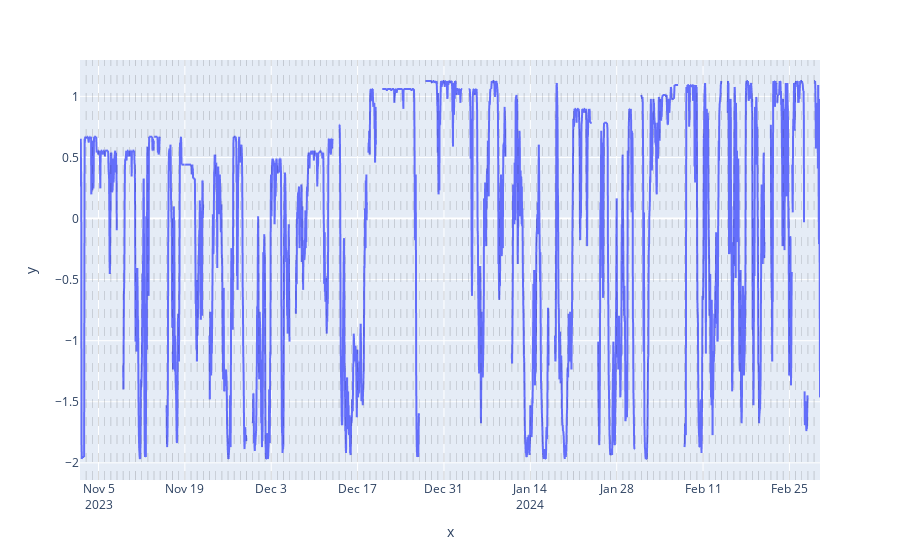

Notebook code for this chart:
### Code cell
# Instanciate the NormalScaler
norm_scaler = NormalScalerTs()

# Fit and normalize
gen_data_dt_norm = norm_scaler.fit_transform(gen_data_dt_peeled)

# Plot
plot_time_serie(gen_data_dt_norm,
                "",
                "value",
                dt_index = True)

### Figure 1 — Plotly figure (JSON) as saved in the notebook; plotly's stock layout.template omitted (floating-point values rounded to 4 significant figures; data arrays with more than 128 entries replaced by an {"elided": "..."} marker saying what was removed)
{"data": [{"hovertemplate": "x=%{x}<br>y=%{y}<extra></extra>", "legendgroup": "", "line": {"color": "#636efa", "dash": "solid"}, "marker": {"symbol": "circle"}, "mode": "lines", "name": "", "showlegend": false, "type": "scattergl", "x": {"elided": "2880 str values"}, "xaxis": "x", "y": {"elided": "2880 float values"}, "yaxis": "y"}], "layout": {"legend": {"tracegroupgap": 0}, "margin": {"t": 60}, "shapes": [{"line": {"color": "black", "dash": "dash", "width": 0.5}, "opacity": 0.3, "type": "line", "x0": "2023-11-03T00:00:00", "x1": "2023-11-03T00:00:00", "xref": "x", "y0": 0, "y1": 1, "yref": "y domain"}, {"line": {"color": "black", "dash": "dash", "width": 0.5}, "opacity": 0.3, "type": "line", "x0": "2023-11-04T00:00:00", "x1": "2023-11-04T00:00:00", "xref": "x", "y0": 0, "y1": 1, "yref": "y domain"}, {"line": {"color": "black", "dash": "dash", "width": 0.5}, "opacity": 0.3, "type": "line", "x0": "2023-11-05T00:00:00", "x1": "2023-11-05T00:00:00", "xref": "x", "y0": 0, "y1": 1, "yref": "y domain"}, {"line": {"color": "black", "dash": "dash", "width": 0.5}, "opacity": 0.3, "type": "line", "x0": "2023-11-06T00:00:00", "x1": "2023-11-06T00:00:00", "xref": "x", "y0": 0, "y1": 1, "yref": "y domain"}, {"line": {"color": "black", "dash": "dash", "width": 0.5}, "opacity": 0.3, "type": "line", "x0": "2023-11-07T00:00:00", "x1": "2023-11-07T00:00:00", "xref": "x", "y0": 0, "y1": 1, "yref": "y domain"}, {"line": {"color": "black", "dash": "dash", "width": 0.5}, "opacity": 0.3, "type": "line", "x0": "2023-11-08T00:00:00", "x1": "2023-11-08T00:00:00", "xref": "x", "y0": 0, "y1": 1, "yref": "y domain"}, {"line": {"color": "black", "dash": "dash", "width": 0.5}, "opacity": 0.3, "type": "line", "x0": "2023-11-09T00:00:00", "x1": "2023-11-09T00:00:00", "xref": "x", "y0": 0, "y1": 1, "yref": "y domain"}, {"line": {"color": "black", "dash": "dash", "width": 0.5}, "opacity": 0.3, "type": "line", "x0": "2023-11-10T00:00:00", "x1": "2023-11-10T00:00:00", "xref": "x", "y0": 0, "y1": 1, "yref": "y domain"}, {"line": {"color": "black", "dash": "dash", "width": 0.5}, "opacity": 0.3, "type": "line", "x0": "2023-11-11T00:00:00", "x1": "2023-11-11T00:00:00", "xref": "x", "y0": 0, "y1": 1, "yref": "y domain"}, {"line": {"color": "black", "dash": "dash", "width": 0.5}, "opacity": 0.3, "type": "line", "x0": "2023-11-12T00:00:00", "x1": "2023-11-12T00:00:00", "xref": "x", "y0": 0, "y1": 1, "yref": "y domain"}, {"line": {"color": "black", "dash": "dash", "width": 0.5}, "opacity": 0.3, "type": "line", "x0": "2023-11-13T00:00:00", "x1": "2023-11-13T00:00:00", "xref": "x", "y0": 0, "y1": 1, "yref": "y domain"}, {"line": {"color": "black", "dash": "dash", "width": 0.5}, "opacity": 0.3, "type": "line", "x0": "2023-11-14T00:00:00", "x1": "2023-11-14T00:00:00", "xref": "x", "y0": 0, "y1": 1, "yref": "y domain"}, {"line": {"color": "black", "dash": "dash", "width": 0.5}, "opacity": 0.3, "type": "line", "x0": "2023-11-15T00:00:00", "x1": "2023-11-15T00:00:00", "xref": "x", "y0": 0, "y1": 1, "yref": "y domain"}, {"line": {"color": "black", "dash": "dash", "width": 0.5}, "opacity": 0.3, "type": "line", "x0": "2023-11-16T00:00:00", "x1": "2023-11-16T00:00:00", "xref": "x", "y0": 0, "y1": 1, "yref": "y domain"}, {"line": {"color": "black", "dash": "dash", "width": 0.5}, "opacity": 0.3, "type": "line", "x0": "2023-11-17T00:00:00", "x1": "2023-11-17T00:00:00", "xref": "x", "y0": 0, "y1": 1, "yref": "y domain"}, {"line": {"color": "black", "dash": "dash", "width": 0.5}, "opacity": 0.3, "type": "line", "x0": "2023-11-18T00:00:00", "x1": "2023-11-18T00:00:00", "xref": "x", "y0": 0, "y1": 1, "yref": "y domain"}, {"line": {"color": "black", "dash": "dash", "width": 0.5}, "opacity": 0.3, "type": "line", "x0": "2023-11-19T00:00:00", "x1": "2023-11-19T00:00:00", "xref": "x", "y0": 0, "y1": 1, "yref": "y domain"}, {"line": {"color": "black", "dash": "dash", "width": 0.5}, "opacity": 0.3, "type": "line", "x0": "2023-11-20T00:00:00", "x1": "2023-11-20T00:00:00", "xref": "x", "y0": 0, "y1": 1, "yref": "y domain"}, {"line": {"color": "black", "dash": "dash", "width": 0.5}, "opacity": 0.3, "type": "line", "x0": "2023-11-21T00:00:00", "x1": "2023-11-21T00:00:00", "xref": "x", "y0": 0, "y1": 1, "yref": "y domain"}, {"line": {"color": "black", "dash": "dash", "width": 0.5}, "opacity": 0.3, "type": "line", "x0": "2023-11-22T00:00:00", "x1": "2023-11-22T00:00:00", "xref": "x", "y0": 0, "y1": 1, "yref": "y domain"}, {"line": {"color": "black", "dash": "dash", "width": 0.5}, "opacity": 0.3, "type": "line", "x0": "2023-11-23T00:00:00", "x1": "2023-11-23T00:00:00", "xref": "x", "y0": 0, "y1": 1, "yref": "y domain"}, {"line": {"color": "black", "dash": "dash", "width": 0.5}, "opacity": 0.3, "type": "line", "x0": "2023-11-24T00:00:00", "x1": "2023-11-24T00:00:00", "xref": "x", "y0": 0, "y1": 1, "yref": "y domain"}, {"line": {"color": "black", "dash": "dash", "width": 0.5}, "opacity": 0.3, "type": "line", "x0": "2023-11-25T00:00:00", "x1": "2023-11-25T00:00:00", "xref": "x", "y0": 0, "y1": 1, "yref": "y domain"}, {"line": {"color": "black", "dash": "dash", "width": 0.5}, "opacity": 0.3, "type": "line", "x0": "2023-11-26T00:00:00", "x1": "2023-11-26T00:00:00", "xref": "x", "y0": 0, "y1": 1, "yref": "y domain"}, {"line": {"color": "black", "dash": "dash", "width": 0.5}, "opacity": 0.3, "type": "line", "x0": "2023-11-27T00:00:00", "x1": "2023-11-27T00:00:00", "xref": "x", "y0": 0, "y1": 1, "yref": "y domain"}, {"line": {"color": "black", "dash": "dash", "width": 0.5}, "opacity": 0.3, "type": "line", "x0": "2023-11-28T00:00:00", "x1": "2023-11-28T00:00:00", "xref": "x", "y0": 0, "y1": 1, "yref": "y domain"}, {"line": {"color": "black", "dash": "dash", "width": 0.5}, "opacity": 0.3, "type": "line", "x0": "2023-11-29T00:00:00", "x1": "2023-11-29T00:00:00", "xref": "x", "y0": 0, "y1": 1, "yref": "y domain"}, {"line": {"color": "black", "dash": "dash", "width": 0.5}, "opacity": 0.3, "type": "line", "x0": "2023-11-30T00:00:00", "x1": "2023-11-30T00:00:00", "xref": "x", "y0": 0, "y1": 1, "yref": "y domain"}, {"line": {"color": "black", "dash": "dash", "width": 0.5}, "opacity": 0.3, "type": "line", "x0": "2023-12-01T00:00:00", "x1": "2023-12-01T00:00:00", "xref": "x", "y0": 0, "y1": 1, "yref": "y domain"}, {"line": {"color": "black", "dash": "dash", "width": 0.5}, "opacity": 0.3, "type": "line", "x0": "2023-12-02T00:00:00", "x1": "2023-12-02T00:00:00", "xref": "x", "y0": 0, "y1": 1, "yref": "y domain"}, {"line": {"color": "black", "dash": "dash", "width": 0.5}, "opacity": 0.3, "type": "line", "x0": "2023-12-03T00:00:00", "x1": "2023-12-03T00:00:00", "xref": "x", "y0": 0, "y1": 1, "yref": "y domain"}, {"line": {"color": "black", "dash": "dash", "width": 0.5}, "opacity": 0.3, "type": "line", "x0": "2023-12-04T00:00:00", "x1": "2023-12-04T00:00:00", "xref": "x", "y0": 0, "y1": 1, "yref": "y domain"}, {"line": {"color": "black", "dash": "dash", "width": 0.5}, "opacity": 0.3, "type": "line", "x0": "2023-12-05T00:00:00", "x1": "2023-12-05T00:00:00", "xref": "x", "y0": 0, "y1": 1, "yref": "y domain"}, {"line": {"color": "black", "dash": "dash", "width": 0.5}, "opacity": 0.3, "type": "line", "x0": "2023-12-06T00:00:00", "x1": "2023-12-06T00:00:00", "xref": "x", "y0": 0, "y1": 1, "yref": "y domain"}, {"line": {"color": "black", "dash": "dash", "width": 0.5}, "opacity": 0.3, "type": "line", "x0": "2023-12-07T00:00:00", "x1": "2023-12-07T00:00:00", "xref": "x", "y0": 0, "y1": 1, "yref": "y domain"}, {"line": {"color": "black", "dash": "dash", "width": 0.5}, "opacity": 0.3, "type": "line", "x0": "2023-12-08T00:00:00", "x1": "2023-12-08T00:00:00", "xref": "x", "y0": 0, "y1": 1, "yref": "y domain"}, {"line": {"color": "black", "dash": "dash", "width": 0.5}, "opacity": 0.3, "type": "line", "x0": "2023-12-09T00:00:00", "x1": "2023-12-09T00:00:00", "xref": "x", "y0": 0, "y1": 1, "yref": "y domain"}, {"line": {"color": "black", "dash": "dash", "width": 0.5}, "opacity": 0.3, "type": "line", "x0": "2023-12-10T00:00:00", "x1": "2023-12-10T00:00:00", "xref": "x", "y0": 0, "y1": 1, "yref": "y domain"}, {"line": {"color": "black", "dash": "dash", "width": 0.5}, "opacity": 0.3, "type": "line", "x0": "2023-12-11T00:00:00", "x1": "2023-12-11T00:00:00", "xref": "x", "y0": 0, "y1": 1, "yref": "y domain"}, {"line": {"color": "black", "dash": "dash", "width": 0.5}, "opacity": 0.3, "type": "line", "x0": "2023-12-12T00:00:00", "x1": "2023-12-12T00:00:00", "xref": "x", "y0": 0, "y1": 1, "yref": "y domain"}, {"line": {"color": "black", "dash": "dash", "width": 0.5}, "opacity": 0.3, "type": "line", "x0": "2023-12-13T00:00:00", "x1": "2023-12-13T00:00:00", "xref": "x", "y0": 0, "y1": 1, "yref": "y domain"}, {"line": {"color": "black", "dash": "dash", "width": 0.5}, "opacity": 0.3, "type": "line", "x0": "2023-12-14T00:00:00", "x1": "2023-12-14T00:00:00", "xref": "x", "y0": 0, "y1": 1, "yref": "y domain"}, {"line": {"color": "black", "dash": "dash", "width": 0.5}, "opacity": 0.3, "type": "line", "x0": "2023-12-15T00:00:00", "x1": "2023-12-15T00:00:00", "xref": "x", "y0": 0, "y1": 1, "yref": "y domain"}, {"line": {"color": "black", "dash": "dash", "width": 0.5}, "opacity": 0.3, "type": "line", "x0": "2023-12-16T00:00:00", "x1": "2023-12-16T00:00:00", "xref": "x", "y0": 0, "y1": 1, "yref": "y domain"}, {"line": {"color": "black", "dash": "dash", "width": 0.5}, "opacity": 0.3, "type": "line", "x0": "2023-12-17T00:00:00", "x1": "2023-12-17T00:00:00", "xref": "x", "y0": 0, "y1": 1, "yref": "y domain"}, {"line": {"color": "black", "dash": "dash", "width": 0.5}, "opacity": 0.3, "type": "line", "x0": "2023-12-18T00:00:00", "x1": "2023-12-18T00:00:00", "xref": "x", "y0": 0, "y1": 1, "yref": "y domain"}, {"line": {"color": "black", "dash": "dash", "width": 0.5}, "opacity": 0.3, "type": "line", "x0": "2023-12-19T00:00:00", "x1": "2023-12-19T00:00:00", "xref": "x", "y0": 0, "y1": 1, "yref": "y domain"}, {"line": {"color": "black", "dash": "dash", "width": 0.5}, "opacity": 0.3, "type": "line", "x0": "2023-12-20T00:00:00", "x1": "2023-12-20T00:00:00", "xref": "x", "y0": 0, "y1": 1, "yref": "y domain"}, {"line": {"color": "black", "dash": "dash", "width": 0.5}, "opacity": 0.3, "type": "line", "x0": "2023-12-21T00:00:00", "x1": "2023-12-21T00:00:00", "xref": "x", "y0": 0, "y1": 1, "yref": "y domain"}, {"line": {"color": "black", "dash": "dash", "width": 0.5}, "opacity": 0.3, "type": "line", "x0": "2023-12-22T00:00:00", "x1": "2023-12-22T00:00:00", "xref": "x", "y0": 0, "y1": 1, "yref": "y domain"}, {"line": {"color": "black", "dash": "dash", "width": 0.5}, "opacity": 0.3, "type": "line", "x0": "2023-12-23T00:00:00", "x1": "2023-12-23T00:00:00", "xref": "x", "y0": 0, "y1": 1, "yref": "y domain"}, {"line": {"color": "black", "dash": "dash", "width": 0.5}, "opacity": 0.3, "type": "line", "x0": "2023-12-24T00:00:00", "x1": "2023-12-24T00:00:00", "xref": "x", "y0": 0, "y1": 1, "yref": "y domain"}, {"line": {"color": "black", "dash": "dash", "width": 0.5}, "opacity": 0.3, "type": "line", "x0": "2023-12-25T00:00:00", "x1": "2023-12-25T00:00:00", "xref": "x", "y0": 0, "y1": 1, "yref": "y domain"}, {"line": {"color": "black", "dash": "dash", "width": 0.5}, "opacity": 0.3, "type": "line", "x0": "2023-12-26T00:00:00", "x1": "2023-12-26T00:00:00", "xref": "x", "y0": 0, "y1": 1, "yref": "y domain"}, {"line": {"color": "black", "dash": "dash", "width": 0.5}, "opacity": 0.3, "type": "line", "x0": "2023-12-27T00:00:00", "x1": "2023-12-27T00:00:00", "xref": "x", "y0": 0, "y1": 1, "yref": "y domain"}, {"line": {"color": "black", "dash": "dash", "width": 0.5}, "opacity": 0.3, "type": "line", "x0": "2023-12-28T00:00:00", "x1": "2023-12-28T00:00:00", "xref": "x", "y0": 0, "y1": 1, "yref": "y domain"}, {"line": {"color": "black", "dash": "dash", "width": 0.5}, "opacity": 0.3, "type": "line", "x0": "2023-12-29T00:00:00", "x1": "2023-12-29T00:00:00", "xref": "x", "y0": 0, "y1": 1, "yref": "y domain"}, {"line": {"color": "black", "dash": "dash", "width": 0.5}, "opacity": 0.3, "type": "line", "x0": "2023-12-30T00:00:00", "x1": "2023-12-30T00:00:00", "xref": "x", "y0": 0, "y1": 1, "yref": "y domain"}, {"line": {"color": "black", "dash": "dash", "width": 0.5}, "opacity": 0.3, "type": "line", "x0": "2023-12-31T00:00:00", "x1": "2023-12-31T00:00:00", "xref": "x", "y0": 0, "y1": 1, "yref": "y domain"}, {"line": {"color": "black", "dash": "dash", "width": 0.5}, "opacity": 0.3, "type": "line", "x0": "2024-01-01T00:00:00", "x1": "2024-01-01T00:00:00", "xref": "x", "y0": 0, "y1": 1, "yref": "y domain"}, {"line": {"color": "black", "dash": "dash", "width": 0.5}, "opacity": 0.3, "type": "line", "x0": "2024-01-02T00:00:00", "x1": "2024-01-02T00:00:00", "xref": "x", "y0": 0, "y1": 1, "yref": "y domain"}, {"line": {"color": "black", "dash": "dash", "width": 0.5}, "opacity": 0.3, "type": "line", "x0": "2024-01-03T00:00:00", "x1": "2024-01-03T00:00:00", "xref": "x", "y0": 0, "y1": 1, "yref": "y domain"}, {"line": {"color": "black", "dash": "dash", "width": 0.5}, "opacity": 0.3, "type": "line", "x0": "2024-01-04T00:00:00", "x1": "2024-01-04T00:00:00", "xref": "x", "y0": 0, "y1": 1, "yref": "y domain"}, {"line": {"color": "black", "dash": "dash", "width": 0.5}, "opacity": 0.3, "type": "line", "x0": "2024-01-05T00:00:00", "x1": "2024-01-05T00:00:00", "xref": "x", "y0": 0, "y1": 1, "yref": "y domain"}, {"line": {"color": "black", "dash": "dash", "width": 0.5}, "opacity": 0.3, "type": "line", "x0": "2024-01-06T00:00:00", "x1": "2024-01-06T00:00:00", "xref": "x", "y0": 0, "y1": 1, "yref": "y domain"}, {"line": {"color": "black", "dash": "dash", "width": 0.5}, "opacity": 0.3, "type": "line", "x0": "2024-01-07T00:00:00", "x1": "2024-01-07T00:00:00", "xref": "x", "y0": 0, "y1": 1, "yref": "y domain"}, {"line": {"color": "black", "dash": "dash", "width": 0.5}, "opacity": 0.3, "type": "line", "x0": "2024-01-08T00:00:00", "x1": "2024-01-08T00:00:00", "xref": "x", "y0": 0, "y1": 1, "yref": "y domain"}, {"line": {"color": "black", "dash": "dash", "width": 0.5}, "opacity": 0.3, "type": "line", "x0": "2024-01-09T00:00:00", "x1": "2024-01-09T00:00:00", "xref": "x", "y0": 0, "y1": 1, "yref": "y domain"}, {"line": {"color": "black", "dash": "dash", "width": 0.5}, "opacity": 0.3, "type": "line", "x0": "2024-01-10T00:00:00", "x1": "2024-01-10T00:00:00", "xref": "x", "y0": 0, "y1": 1, "yref": "y domain"}, {"line": {"color": "black", "dash": "dash", "width": 0.5}, "opacity": 0.3, "type": "line", "x0": "2024-01-11T00:00:00", "x1": "2024-01-11T00:00:00", "xref": "x", "y0": 0, "y1": 1, "yref": "y domain"}, {"line": {"color": "black", "dash": "dash", "width": 0.5}, "opacity": 0.3, "type": "line", "x0": "2024-01-12T00:00:00", "x1": "2024-01-12T00:00:00", "xref": "x", "y0": 0, "y1": 1, "yref": "y domain"}, {"line": {"color": "black", "dash": "dash", "width": 0.5}, "opacity": 0.3, "type": "line", "x0": "2024-01-13T00:00:00", "x1": "2024-01-13T00:00:00", "xref": "x", "y0": 0, "y1": 1, "yref": "y domain"}, {"line": {"color": "black", "dash": "dash", "width": 0.5}, "opacity": 0.3, "type": "line", "x0": "2024-01-14T00:00:00", "x1": "2024-01-14T00:00:00", "xref": "x", "y0": 0, "y1": 1, "yref": "y domain"}, {"line": {"color": "black", "dash": "dash", "width": 0.5}, "opacity": 0.3, "type": "line", "x0": "2024-01-15T00:00:00", "x1": "2024-01-15T00:00:00", "xref": "x", "y0": 0, "y1": 1, "yref": "y domain"}, {"line": {"color": "black", "dash": "dash", "width": 0.5}, "opacity": 0.3, "type": "line", "x0": "2024-01-16T00:00:00", "x1": "2024-01-16T00:00:00", "xref": "x", "y0": 0, "y1": 1, "yref": "y domain"}, {"line": {"color": "black", "dash": "dash", "width": 0.5}, "opacity": 0.3, "type": "line", "x0": "2024-01-17T00:00:00", "x1": "2024-01-17T00:00:00", "xref": "x", "y0": 0, "y1": 1, "yref": "y domain"}, {"line": {"color": "black", "dash": "dash", "width": 0.5}, "opacity": 0.3, "type": "line", "x0": "2024-01-18T00:00:00", "x1": "2024-01-18T00:00:00", "xref": "x", "y0": 0, "y1": 1, "yref": "y domain"}, {"line": {"color": "black", "dash": "dash", "width": 0.5}, "opacity": 0.3, "type": "line", "x0": "2024-01-19T00:00:00", "x1": "2024-01-19T00:00:00", "xref": "x", "y0": 0, "y1": 1, "yref": "y domain"}, {"line": {"color": "black", "dash": "dash", "width": 0.5}, "opacity": 0.3, "type": "line", "x0": "2024-01-20T00:00:00", "x1": "2024-01-20T00:00:00", "xref": "x", "y0": 0, "y1": 1, "yref": "y domain"}, {"line": {"color": "black", "dash": "dash", "width": 0.5}, "opacity": 0.3, "type": "line", "x0": "2024-01-21T00:00:00", "x1": "2024-01-21T00:00:00", "xref": "x", "y0": 0, "y1": 1, "yref": "y domain"}, {"line": {"color": "black", "dash": "dash", "width": 0.5}, "opacity": 0.3, "type": "line", "x0": "2024-01-22T00:00:00", "x1": "2024-01-22T00:00:00", "xref": "x", "y0": 0, "y1": 1, "yref": "y domain"}, {"line": {"color": "black", "dash": "dash", "width": 0.5}, "opacity": 0.3, "type": "line", "x0": "2024-01-23T00:00:00", "x1": "2024-01-23T00:00:00", "xref": "x", "y0": 0, "y1": 1, "yref": "y domain"}, {"line": {"color": "black", "dash": "dash", "width": 0.5}, "opacity": 0.3, "type": "line", "x0": "2024-01-24T00:00:00", "x1": "2024-01-24T00:00:00", "xref": "x", "y0": 0, "y1": 1, "yref": "y domain"}, {"line": {"color": "black", "dash": "dash", "width": 0.5}, "opacity": 0.3, "type": "line", "x0": "2024-01-25T00:00:00", "x1": "2024-01-25T00:00:00", "xref": "x", "y0": 0, "y1": 1, "yref": "y domain"}, {"line": {"color": "black", "dash": "dash", "width": 0.5}, "opacity": 0.3, "type": "line", "x0": "2024-01-26T00:00:00", "x1": "2024-01-26T00:00:00", "xref": "x", "y0": 0, "y1": 1, "yref": "y domain"}, {"line": {"color": "black", "dash": "dash", "width": 0.5}, "opacity": 0.3, "type": "line", "x0": "2024-01-27T00:00:00", "x1": "2024-01-27T00:00:00", "xref": "x", "y0": 0, "y1": 1, "yref": "y domain"}, {"line": {"color": "black", "dash": "dash", "width": 0.5}, "opacity": 0.3, "type": "line", "x0": "2024-01-28T00:00:00", "x1": "2024-01-28T00:00:00", "xref": "x", "y0": 0, "y1": 1, "yref": "y domain"}, {"line": {"color": "black", "dash": "dash", "width": 0.5}, "opacity": 0.3, "type": "line", "x0": "2024-01-29T00:00:00", "x1": "2024-01-29T00:00:00", "xref": "x", "y0": 0, "y1": 1, "yref": "y domain"}, {"line": {"color": "black", "dash": "dash", "width": 0.5}, "opacity": 0.3, "type": "line", "x0": "2024-01-30T00:00:00", "x1": "2024-01-30T00:00:00", "xref": "x", "y0": 0, "y1": 1, "yref": "y domain"}, {"line": {"color": "black", "dash": "dash", "width": 0.5}, "opacity": 0.3, "type": "line", "x0": "2024-01-31T00:00:00", "x1": "2024-01-31T00:00:00", "xref": "x", "y0": 0, "y1": 1, "yref": "y domain"}, {"line": {"color": "black", "dash": "dash", "width": 0.5}, "opacity": 0.3, "type": "line", "x0": "2024-02-01T00:00:00", "x1": "2024-02-01T00:00:00", "xref": "x", "y0": 0, "y1": 1, "yref": "y domain"}, {"line": {"color": "black", "dash": "dash", "width": 0.5}, "opacity": 0.3, "type": "line", "x0": "2024-02-02T00:00:00", "x1": "2024-02-02T00:00:00", "xref": "x", "y0": 0, "y1": 1, "yref": "y domain"}, {"line": {"color": "black", "dash": "dash", "width": 0.5}, "opacity": 0.3, "type": "line", "x0": "2024-02-03T00:00:00", "x1": "2024-02-03T00:00:00", "xref": "x", "y0": 0, "y1": 1, "yref": "y domain"}, {"line": {"color": "black", "dash": "dash", "width": 0.5}, "opacity": 0.3, "type": "line", "x0": "2024-02-04T00:00:00", "x1": "2024-02-04T00:00:00", "xref": "x", "y0": 0, "y1": 1, "yref": "y domain"}, {"line": {"color": "black", "dash": "dash", "width": 0.5}, "opacity": 0.3, "type": "line", "x0": "2024-02-05T00:00:00", "x1": "2024-02-05T00:00:00", "xref": "x", "y0": 0, "y1": 1, "yref": "y domain"}, {"line": {"color": "black", "dash": "dash", "width": 0.5}, "opacity": 0.3, "type": "line", "x0": "2024-02-06T00:00:00", "x1": "2024-02-06T00:00:00", "xref": "x", "y0": 0, "y1": 1, "yref": "y domain"}, {"line": {"color": "black", "dash": "dash", "width": 0.5}, "opacity": 0.3, "type": "line", "x0": "2024-02-07T00:00:00", "x1": "2024-02-07T00:00:00", "xref": "x", "y0": 0, "y1": 1, "yref": "y domain"}, {"line": {"color": "black", "dash": "dash", "width": 0.5}, "opacity": 0.3, "type": "line", "x0": "2024-02-08T00:00:00", "x1": "2024-02-08T00:00:00", "xref": "x", "y0": 0, "y1": 1, "yref": "y domain"}, {"line": {"color": "black", "dash": "dash", "width": 0.5}, "opacity": 0.3, "type": "line", "x0": "2024-02-09T00:00:00", "x1": "2024-02-09T00:00:00", "xref": "x", "y0": 0, "y1": 1, "yref": "y domain"}, {"line": {"color": "black", "dash": "dash", "width": 0.5}, "opacity": 0.3, "type": "line", "x0": "2024-02-10T00:00:00", "x1": "2024-02-10T00:00:00", "xref": "x", "y0": 0, "y1": 1, "yref": "y domain"}, {"line": {"color": "black", "dash": "dash", "width": 0.5}, "opacity": 0.3, "type": "line", "x0": "2024-02-11T00:00:00", "x1": "2024-02-11T00:00:00", "xref": "x", "y0": 0, "y1": 1, "yref": "y domain"}, {"line": {"color": "black", "dash": "dash", "width": 0.5}, "opacity": 0.3, "type": "line", "x0": "2024-02-12T00:00:00", "x1": "2024-02-12T00:00:00", "xref": "x", "y0": 0, "y1": 1, "yref": "y domain"}, {"line": {"color": "black", "dash": "dash", "width": 0.5}, "opacity": 0.3, "type": "line", "x0": "2024-02-13T00:00:00", "x1": "2024-02-13T00:00:00", "xref": "x", "y0": 0, "y1": 1, "yref": "y domain"}, {"line": {"color": "black", "dash": "dash", "width": 0.5}, "opacity": 0.3, "type": "line", "x0": "2024-02-14T00:00:00", "x1": "2024-02-14T00:00:00", "xref": "x", "y0": 0, "y1": 1, "yref": "y domain"}, {"line": {"color": "black", "dash": "dash", "width": 0.5}, "opacity": 0.3, "type": "line", "x0": "2024-02-15T00:00:00", "x1": "2024-02-15T00:00:00", "xref": "x", "y0": 0, "y1": 1, "yref": "y domain"}, {"line": {"color": "black", "dash": "dash", "width": 0.5}, "opacity": 0.3, "type": "line", "x0": "2024-02-16T00:00:00", "x1": "2024-02-16T00:00:00", "xref": "x", "y0": 0, "y1": 1, "yref": "y domain"}, {"line": {"color": "black", "dash": "dash", "width": 0.5}, "opacity": 0.3, "type": "line", "x0": "2024-02-17T00:00:00", "x1": "2024-02-17T00:00:00", "xref": "x", "y0": 0, "y1": 1, "yref": "y domain"}, {"line": {"color": "black", "dash": "dash", "width": 0.5}, "opacity": 0.3, "type": "line", "x0": "2024-02-18T00:00:00", "x1": "2024-02-18T00:00:00", "xref": "x", "y0": 0, "y1": 1, "yref": "y domain"}, {"line": {"color": "black", "dash": "dash", "width": 0.5}, "opacity": 0.3, "type": "line", "x0": "2024-02-19T00:00:00", "x1": "2024-02-19T00:00:00", "xref": "x", "y0": 0, "y1": 1, "yref": "y domain"}, {"line": {"color": "black", "dash": "dash", "width": 0.5}, "opacity": 0.3, "type": "line", "x0": "2024-02-20T00:00:00", "x1": "2024-02-20T00:00:00", "xref": "x", "y0": 0, "y1": 1, "yref": "y domain"}, {"line": {"color": "black", "dash": "dash", "width": 0.5}, "opacity": 0.3, "type": "line", "x0": "2024-02-21T00:00:00", "x1": "2024-02-21T00:00:00", "xref": "x", "y0": 0, "y1": 1, "yref": "y domain"}, {"line": {"color": "black", "dash": "dash", "width": 0.5}, "opacity": 0.3, "type": "line", "x0": "2024-02-22T00:00:00", "x1": "2024-02-22T00:00:00", "xref": "x", "y0": 0, "y1": 1, "yref": "y domain"}, {"line": {"color": "black", "dash": "dash", "width": 0.5}, "opacity": 0.3, "type": "line", "x0": "2024-02-23T00:00:00", "x1": "2024-02-23T00:00:00", "xref": "x", "y0": 0, "y1": 1, "yref": "y domain"}, {"line": {"color": "black", "dash": "dash", "width": 0.5}, "opacity": 0.3, "type": "line", "x0": "2024-02-24T00:00:00", "x1": "2024-02-24T00:00:00", "xref": "x", "y0": 0, "y1": 1, "yref": "y domain"}, {"line": {"color": "black", "dash": "dash", "width": 0.5}, "opacity": 0.3, "type": "line", "x0": "2024-02-25T00:00:00", "x1": "2024-02-25T00:00:00", "xref": "x", "y0": 0, "y1": 1, "yref": "y domain"}, {"line": {"color": "black", "dash": "dash", "width": 0.5}, "opacity": 0.3, "type": "line", "x0": "2024-02-26T00:00:00", "x1": "2024-02-26T00:00:00", "xref": "x", "y0": 0, "y1": 1, "yref": "y domain"}, {"line": {"color": "black", "dash": "dash", "width": 0.5}, "opacity": 0.3, "type": "line", "x0": "2024-02-27T00:00:00", "x1": "2024-02-27T00:00:00", "xref": "x", "y0": 0, "y1": 1, "yref": "y domain"}, {"line": {"color": "black", "dash": "dash", "width": 0.5}, "opacity": 0.3, "type": "line", "x0": "2024-02-28T00:00:00", "x1": "2024-02-28T00:00:00", "xref": "x", "y0": 0, "y1": 1, "yref": "y domain"}, {"line": {"color": "black", "dash": "dash", "width": 0.5}, "opacity": 0.3, "type": "line", "x0": "2024-02-29T00:00:00", "x1": "2024-02-29T00:00:00", "xref": "x", "y0": 0, "y1": 1, "yref": "y domain"}], "xaxis": {"anchor": "y", "domain": [0, 1], "title": {"text": "x"}}, "yaxis": {"anchor": "x", "domain": [0, 1], "title": {"text": "y"}}}}
